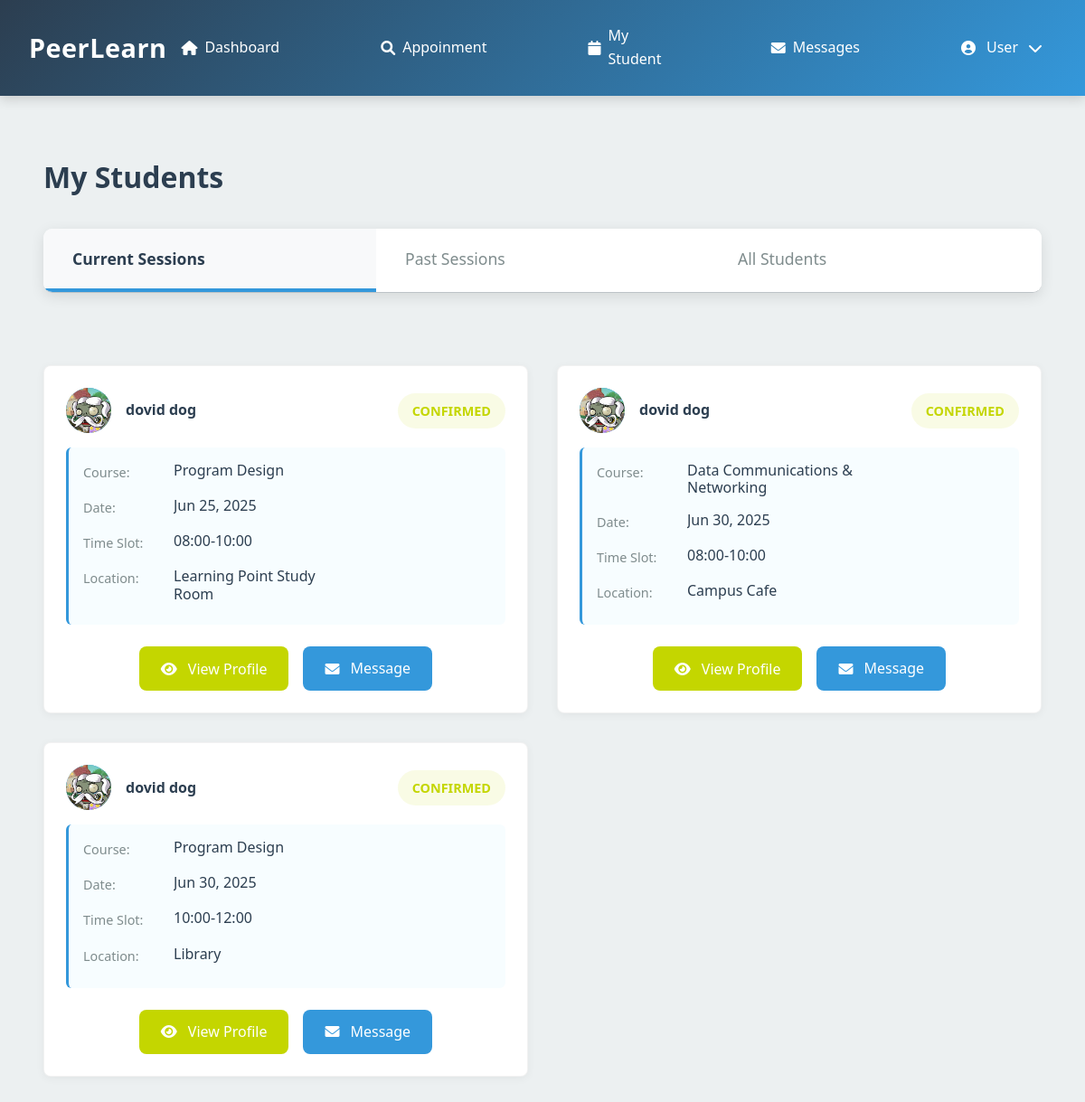
The app's page /tutor_students.php (signed in), older data.
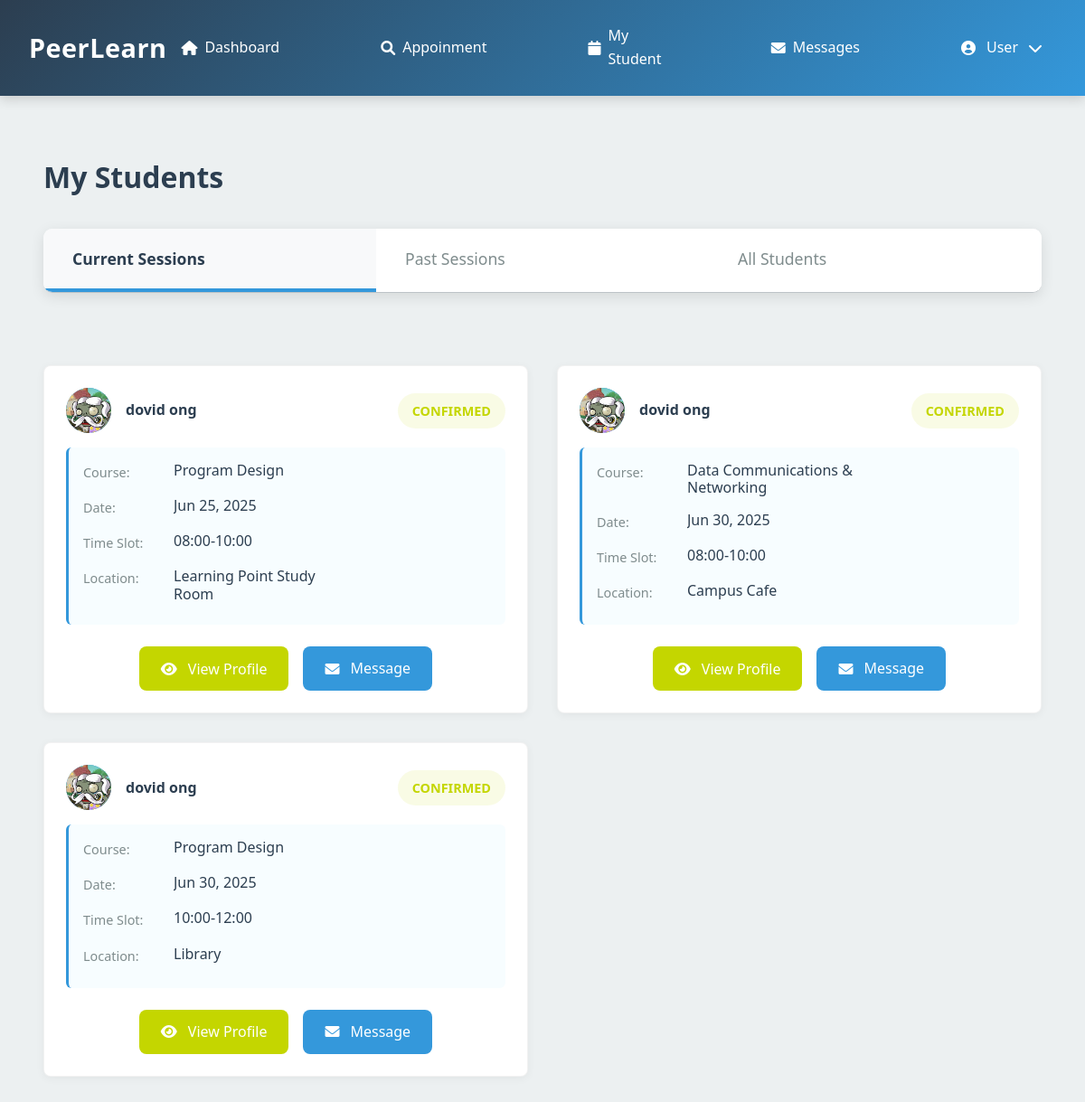
The same page, newer data.
### tables this page shows
CREATE TABLE `session` (
  `session_id` int(11) NOT NULL,
  `tutor_id` int(11) NOT NULL,
  `student_id` int(11) NOT NULL,
  `course_id` int(11) NOT NULL,
  `location_id` int(11) DEFAULT NULL,
  `status` enum('pending','confirmed','rejected','completed','cancelled') NOT NULL DEFAULT 'pending',
  `start_datetime` datetime NOT NULL,
  `end_datetime` datetime NOT NULL,
  `cancellation_deadline` datetime GENERATED ALWAYS AS (`start_datetime` - interval 24 hour) STORED,
  `cancellation_reason` text DEFAULT NULL,
  `cancelled_by` int(11) DEFAULT NULL,
  `created_at` timestamp NOT NULL DEFAULT current_timestamp(),
  `email_sent` tinyint(1) DEFAULT 0
);

CREATE TABLE `user` (
  `user_id` int(11) NOT NULL,
  `username` varchar(50) NOT NULL,
  `password` varchar(255) DEFAULT NULL,
  `email` varchar(100) NOT NULL,
  `role` enum('student','tutor','admin') NOT NULL,
  `first_name` varchar(50) NOT NULL,
  `last_name` varchar(50) NOT NULL,
  `phone` varchar(20) DEFAULT NULL,
  `profile_image` varchar(255) DEFAULT NULL,
  `is_active` tinyint(1) DEFAULT 1,
  `created_at` timestamp NOT NULL DEFAULT current_timestamp(),
  `last_login` datetime DEFAULT NULL,
  `reset_token_hash` varchar(64) DEFAULT NULL,
  `reset_token_expires_at` datetime DEFAULT NULL
);

CREATE TABLE `course` (
  `id` int(11) NOT NULL,
  `course_name` varchar(100) NOT NULL,
  `details` text DEFAULT NULL,
  `status` enum('active','inactive') DEFAULT 'active',
  `created_at` timestamp NOT NULL DEFAULT current_timestamp(),
  `updated_at` timestamp NOT NULL DEFAULT current_timestamp() ON UPDATE current_timestamp()
);

CREATE TABLE `location` (
  `location_id` int(11) NOT NULL,
  `location_name` varchar(100) NOT NULL
);

### tutor_students.php (the view, shortened to what the changed rows need)
<?php
require_once "db_connection.php";
$user_id = $_SESSION['user_id'];
$current_datetime = date('Y-m-d H:i:00');
$stmt = $conn->prepare("
    SELECT s.session_id, s.start_datetime, s.end_datetime, s.status, s.cancellation_reason,
           u.user_id, u.first_name, u.last_name, u.email, u.phone, u.profile_image,
           c.course_name, l.location_name,
           r.rating, r.comment,
           CONCAT(DATE_FORMAT(s.start_datetime, '%H:%i'), '-', DATE_FORMAT(s.end_datetime, '%H:%i')) as time_slot
    FROM session s
    JOIN user u ON s.student_id = u.user_id
    JOIN course c ON s.course_id = c.id
    LEFT JOIN location l ON s.location_id = l.location_id
    LEFT JOIN review r ON s.session_id = r.session_id AND r.tutor_id = s.tutor_id
    WHERE s.tutor_id = ? AND s.status = 'confirmed'
    AND s.start_datetime >= ?  -- 只显示当前时间之后的会话
    ORDER BY s.start_datetime ASC
");
if (!$stmt) {
    handle_db_error($conn, "Error preparing current sessions query");
} else {
    $stmt->bind_param("is", $user_id, $current_datetime);
    $stmt->execute();
    $result = $stmt->get_result();
    while ($row = $result->fetch_assoc()) {
        $row['profile_image'] = $row['profile_image'] ?: 'assets/default-avatar.png';
        $current_sessions[] = $row;
    }
}
$student_details = [];
$stmt = $conn->prepare("
    SELECT
        u.user_id, u.first_name, u.last_name, u.email, u.phone, u.profile_image, u.created_at
    FROM user u
    WHERE u.user_id IN (
        SELECT DISTINCT student_id FROM session WHERE tutor_id = ?
    )
");
if (!$stmt) {
    error_log("Error preparing student details query: " . $conn->error);
    $_SESSION['error'] = "Error preparing student details query: " . $conn->error;
} else {
    $stmt->bind_param("i", $user_id);
    $stmt->execute();
    $result = $stmt->get_result();
    while ($row = $result->fetch_assoc()) {
        $row['profile_image'] = $row['profile_image'] ?: 'assets/default-avatar.png';
        $student_details[$row['user_id']] = $row;
    }
}
function renderSessionCard($session, $student_details) {
    $statusClass = $session['status'] == 'cancelled' ? 'status-cancelled' :
                   ($session['status'] == 'completed' ? 'status-completed' : 'status-confirmed');
    ?>
    <div class="request-card">
        <div class="request-header">
            <div class="student-avatar" data-id="<?php echo htmlspecialchars($session['user_id'] ?? ''); ?>">
                <img src="<?php echo htmlspecialchars($session['profile_image']); ?>" alt="Student" class="profile-image"
                     onerror="this.src='assets/default-avatar.png'; this.onerror=null;">
            </div>
            <div class="request-info">
                <div class="student-name"><?php echo htmlspecialchars(($session['first_name'] ?? '') . ' ' . ($session['last_name'] ?? '')); ?></div>
            </div>
            <span class="status-badge <?php echo $statusClass; ?>">
                <?php echo ucfirst($session['status'] ?? 'Unknown'); ?>
            </span>
        </div>
        <div class="request-details">
            <div class="detail-item">
                <div class="detail-label">Course:</div>
                <div class="detail-value"><?php echo htmlspecialchars($session['course_name'] ?? 'Unknown Course'); ?></div>
            </div>
            <div class="detail-item">
                <div class="detail-label">Date:</div>
                <div class="detail-value">
                    <?php echo !empty($session['start_datetime'])
                        ? date('M d, Y', strtotime($session['start_datetime']))
                        : 'Not specified'; ?>
                </div>
            </div>
            <div class="detail-item">
                <div class="detail-label">Time Slot:</div>
                <div class="detail-value">
                    <?php echo htmlspecialchars($session['time_slot'] ??
                        (date('H:i', strtotime($session['start_datetime'])) . '-' . date('H:i', strtotime($session['end_datetime'])))) ?: 'Not specified'; ?>
                </div>
            </div>
            <div class="detail-item">
                <div class="detail-label">Location:</div>
                <div class="detail-value"><?php echo htmlspecialchars($session['location_name'] ?? 'Not specified'); ?></div>
            </div>
        </div>
        <div class="request-actions">
            <button class="btn btn-profile view-student"
                    data-id="<?php echo htmlspecialchars($session['user_id'] ?? ''); ?>"
                    data-name="<?php echo htmlspecialchars(($session['first_name'] ?? '') . ' ' . ($session['last_name'] ?? '')); ?>"
                    data-email="<?php echo htmlspecialchars($student_details[$session['user_id']]['email'] ?? ''); ?>"
                    data-phone="<?php echo htmlspecialchars($student_details[$session['user_id']]['phone'] ?? ''); ?>"
                    data-image="<?php echo htmlspecialchars($session['profile_image'] ?? ''); ?>">
                <i class="fas fa-eye"></i> View Profile
            </button>
            <a href="messages.php?student_id=<?php echo htmlspecialchars($session['user_id'] ?? ''); ?>" class="btn btn-message"><i class="fas fa-envelope"></i> Message</a>
        </div>
    </div>
    <?php
}
?>
<!DOCTYPE html>
<html lang="en">
<head>
    <link rel="stylesheet" href="https://cdnjs.cloudflare.com/ajax/libs/font-awesome/6.4.0/css/all.min.css">
</head>
<body>
    <?php include 'header/tut_head.php'; ?>
    <main>
        <h1 class="page-title">My Students</h1>
        <div class="tab-content active" id="current-sessions">
            <?php if (count($current_sessions) > 0): ?>
                <div class="session-list">
                    <?php foreach ($current_sessions as $session): ?>
                        <?php renderSessionCard($session, $student_details); ?>
                    <?php endforeach; ?>
                </div>
            <?php endif; ?>
        </div>
    </main>
</body>
</html>

Row changes from the older to the newer data that the page shows:
changed through a linked row, session "Jun 25, 2025": student.last_name "dovid dog" → "dovid ong"
changed through a linked row, session "Data Communications & Networking": student.last_name "dovid dog" → "dovid ong"
changed through a linked row, session "Library": student.last_name "dovid dog" → "dovid ong"
